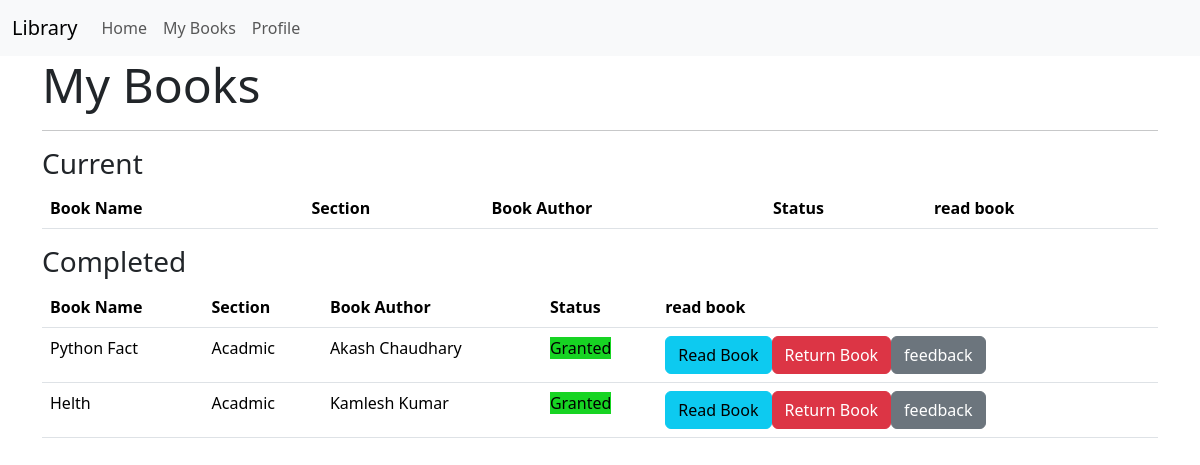
The page /mybook (signed in) on the database as committed earlier.
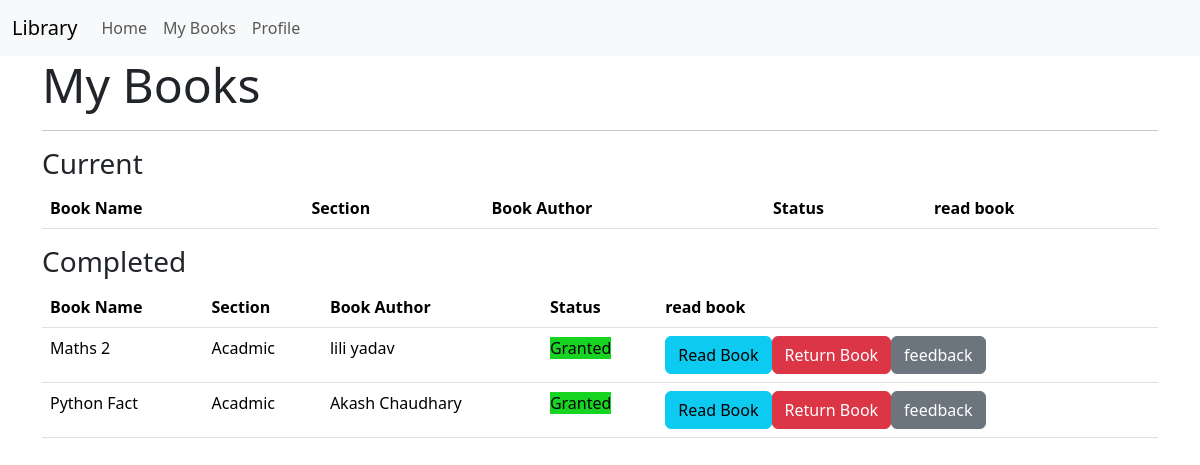
The same page on the database as committed later.
### models.py (models this page shows)
class BookRequest(db.Model):
    id = db.Column(db.Integer, primary_key=True)#
    user_id = db.Column(db.Integer, db.ForeignKey('user.id'), nullable=False)#
    book_id = db.Column(db.Integer, db.ForeignKey('book.id'), nullable=False)#
    request_date = db.Column(db.DateTime,default=datetime.utcnow)#
    requested_day=db.Column(db.Integer)#
    status=db.Column(db.String(30),default='Pending')#
    issued_date = db.Column(db.DateTime)
    return_date = db.Column(db.DateTime) # no need
    access_expiry = db.Column(db.DateTime)
    user = db.relationship('User', backref='bookrequest', lazy=True)

class Book(db.Model):
    id = db.Column(db.Integer, primary_key=True)#
    name = db.Column(db.String(64), nullable=False)#
    content = db.Column(db.Text)#
    authors = db.Column(db.String(255))#
    book_upload_date = db.Column(db.Date,default=datetime.utcnow)#
    book_rating = db.Column(db.Float)
    section_id = db.Column(db.Integer, db.ForeignKey('section.id'), nullable=False)#
    bookrequest = db.relationship('BookRequest', backref='book', lazy=True, cascade='all, delete-orphan')#
    feedback_records = db.relationship('Feedback', backref='', lazy=True, cascade='all, delete-orphan')

class Section(db.Model):
    id = db.Column(db.Integer, primary_key=True)#
    name = db.Column(db.String(32), unique=True)#
    date_created = db.Column(db.Date,default=datetime.utcnow)#
    description = db.Column(db.Text)#
    books = db.relationship('Book', backref='section', lazy=True,cascade='all, delete-orphan')

### routes.py (the view)
@app.route('/mybook')
@auth_required
def mybook():
    user = User.query.get(session['user_id'])
    mybooks = BookRequest.query.filter_by(user_id=session['user_id']).all()
    return render_template('mybook.html', mybooks=mybooks,user=user)

### routes.py (called while the page is built)
def auth_required(func):
    @wraps(func)
    def inner(*args, **kwargs):
        if 'user_id' in session:
            return func(*args, **kwargs)
        else:
            flash('Please login to continue')
            return redirect(url_for('login'))
    return inner

### templates/mybook.html (shortened to what this page needs)
{% extends 'layout.html' %}
{% block content %}
<h1 class="display-5">My Books</h1>
<hr>
<h3>Current</h3>
<table class="table">
    <thead>
        <tr>
            <th>Book Name</th>
            <th>Section</th>
            <th>Book Author</th>
            <th>Status</th>
            <th>read book</th>
        </tr>
    </thead>
</table>
<h3>Completed</h3>
<table class="table">
    <thead>
        <tr>
            <th>Book Name</th>
            <th>Section</th>
            <th>Book Author</th>
            <th>Status</th>
            <th>read book</th>
        </tr>
    </thead>
    <tbody>
        {% for mybook in mybooks %}
        {%if mybook.status == 'Granted'%}
        <tr>
            <td>{{mybook.book.name}}</td>
            <td>{{mybook.book.section.name}}</td>
            <td>{{mybook.book.authors}}</td>
            <td>
                <span style="background-color: rgb(23, 212, 35);">{{mybook.status}}</span>
            <td>
            <div class="btn-group">
                <form action="{{ url_for('mybook_read', book_request_id=mybook.id) }}" method="post">
                    <button type="submit" class="btn btn-info">Read Book</button>
                </form>
                <form action="{{ url_for('myreqeust_return',book_id = mybook.id)}}" method="post">
                    <button type="submit" class="btn btn-danger">Return Book</button>
                </form>
                <form action="{{url_for('myfeedback', book_id = mybook.id)}}">
                    <button type="submit" class="btn btn-secondary"> feedback </button>
                </form>
            </div>
            {% endif %}
            </td>
        </tr>
        {% endfor %}
</table>
{% endblock %}

### templates/layout.html (shortened to what this page needs)
<!DOCTYPE html>
<html lang="en">
<head>
<link href="https://cdn.jsdelivr.net/npm/bootstrap@5.3.2/dist/css/bootstrap.min.css" rel="stylesheet">
</head>
<body>
    {% include 'navbar.html'   %}
    <div class="container">
                {% block content %}
                {% endblock %}
    </div>
</body>
</html>

### templates/navbar.html (shortened to what this page needs)
<nav class="navbar navbar-expand-lg navbar-light bg-light">
  <div class="container-fluid">
    <a class="navbar-brand" href="/">Library</a>
    <div class="collapse navbar-collapse" id="navbarNav">
      <ul class="navbar-nav">
        {% if 'user_id' in session %}
        <li class="nav-item">
          <a class="nav-link"  href="{{ url_for('index') }}">Home</a>
              {%if user.is_librarian%}
              <li class="nav-item">
                <a class="nav-link" href="{{ url_for('see_requests') }}">Book Requests</a>
              </li>
              <li class="nav-item">
                <a class="nav-link" href="{{ url_for('add_section') }}"> Add Section</a>
              </li>
              {%else%}
              <li class="nav-item">
                <a class="nav-link" href="{{ url_for('mybook') }}">My Books</a>
              </li>
              {%endif%}
            </li>
            <li class="nav-item">
              <a class="nav-link"  href="{{ url_for('profile') }}">Profile</a>
            </li>
        {% endif %}
      </ul>
    </div>
  </div>
</nav>

Rows that differ between the two databases and show on the page:
removed BookRequest: book.name "Helth", book.section.name "Acadmic", book.authors "Kamlesh Kumar", status "Granted"
added BookRequest: book.name "Maths 2", book.section.name "Acadmic", book.authors "lili yadav", status "Granted"
